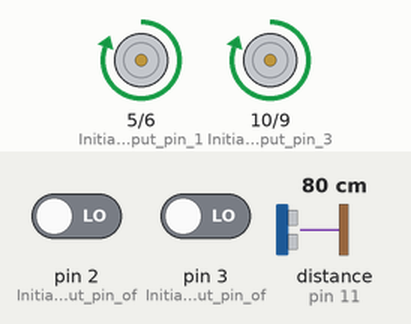
Bench run of a sketch on a simulated Arduino Uno, built with avr-gcc and run on an emulated ATmega328P. Shown: motor-driver pin pairs drawn as motors (green arrow = first pin HIGH = forward, orange = second pin HIGH = backward, longer = more drive). The inputs (shaded band) are chosen by the test bench; at power-on: pin 2 (Initializing_input_pin_of) LOW, pin 3 (Initializing_input_pin_of) LOW, distance to the obstacle (sensor on pin 11) 80 cm. The echo pulse lasts 58.3 µs per cm; what the sketch prints to the serial monitor is not drawn.

Above: at 1.2 s.
1.3 s: pin 2 (Initializing_input_pin_of) driven HIGH
At 2.2 s:
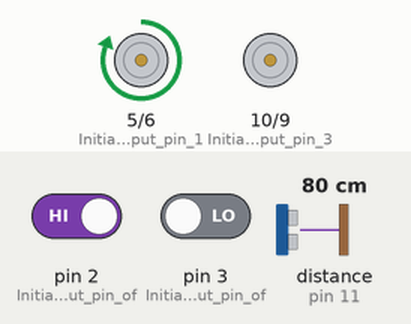
2.8 s: pin 2 (Initializing_input_pin_of) driven LOW
At 3.7 s:
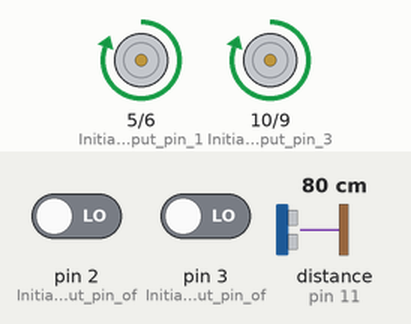
4.6 s: pin 3 (Initializing_input_pin_of) driven HIGH
At 5.6 s:
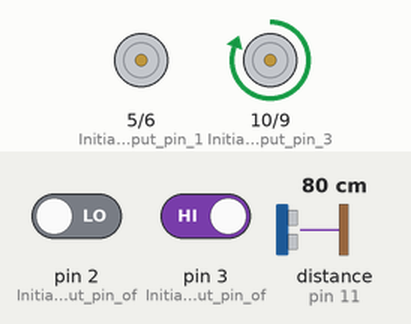
6.1 s: pin 3 (Initializing_input_pin_of) driven LOW
At 7.1 s:
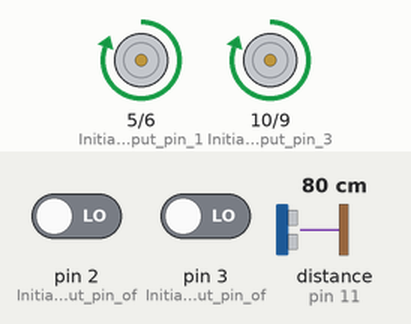
Timing chart, 0 to 8.9 s (numbered marks = the images above; inputs shaded):
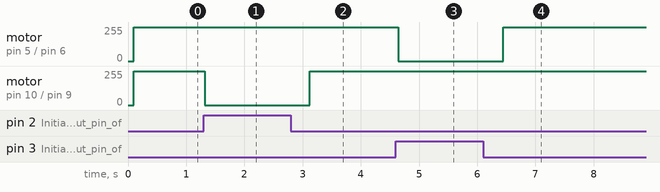

Measured:
- after the input at 1.3 s, motor on pin 10 (Initializing_output_pin_3) / pin 9 (Initializing_output_pin_4): forward 255/255 → stopped at once
- after the input at 2.8 s, motor on pin 10 (Initializing_output_pin_3) / pin 9 (Initializing_output_pin_4): stopped → forward 255/255 after 0.32 s
- after the input at 4.6 s, motor on pin 5 (Initializing_output_pin_1) / pin 6 (Initializing_output_pin_2): forward 255/255 → stopped at once
- after the input at 6.1 s, motor on pin 5 (Initializing_output_pin_1) / pin 6 (Initializing_output_pin_2): stopped → forward 255/255 after 0.35 s

The sketch:

my_robot1.ino
```cpp
#include <NewPing.h> //Header Library for ultrasonic sensor
int x,y,t1=0,t2=0; //Declaring variables
unsigned int D;
NewPing sonar(12,11,10); //Initializing ultrasonic sensor, Syntax is NewPing sonar(TriggPin, EchoPin, Maxdistance);
void setup()
{
 pinMode(2,INPUT); //Initializing input pin of Infrared sensor 1
 pinMode(3,INPUT); //Initializing input pin of Infrared sensor 2
 pinMode(5,OUTPUT); //Initializing output pin 1 of motor driver
 pinMode(10,OUTPUT); //Initializing output pin 3 of motor driver
 pinMode(6,OUTPUT); //Initializing output pin 2 of motor driver
 pinMode(9,OUTPUT); //Initializing output pin 4 of motor driver
 Serial.begin(9600);
 }
 void loop() {
  unsigned int distance =sonar.ping_cm();
  Serial.println(distance);
  Serial.println("cm");
  delay(100);
 x=digitalRead(2); //Read value of Infrared sensor 1
 y=digitalRead(3); //Read value of Infrared sensor 2
 if((x==1)&&(y==1)) { //If no IR sensor reads black line at any side then move forward
 D=sonar.ping_cm(); //Check reading of ultrasonic sensor in cm
 digitalWrite(5,HIGH); //left motor clockwise
 digitalWrite(10,HIGH); //right motor clockwise, moving forward
 digitalWrite(6,LOW);
 digitalWrite(9,LOW);
 t1=0;
 t2=0;
 if(D!=0) {
  //If ultrasonic sensor reads an obstruction in the vicinity of max distance then stop robot
 digitalWrite(5,LOW); //stop motors, stop moving
 digitalWrite(10,LOW);
 digitalWrite(6,LOW);
 digitalWrite(9,LOW);
 delay(1000); } } //Delay of 1 second
 else if((x==1)&&(y==0)) { //If left IR sensor reads black line then turn robot to right
 if(t1>=20) {
 digitalWrite(5,LOW); //If the robot is stuck while moving right then move robot back for 0.5 seconds and move robot right for 1 second
 digitalWrite(10,LOW);
 digitalWrite(6,HIGH); //left motor anticlockwise
 digitalWrite(9,HIGH); //right motor anticlockwise, moving backward when stuck
 delay(500);
 digitalWrite(5,HIGH); //left motor clockwise, turning right
 digitalWrite(10,LOW);
 digitalWrite(6,LOW);
 digitalWrite(9,LOW);
 delay(1000); }
 else {
 digitalWrite(5,HIGH); //left motor clockwise, turning right
 digitalWrite(10,LOW);
 digitalWrite(6,LOW);
 digitalWrite(9,LOW);
 delay(500);
 t1+=1; } }
 else if((x==0)&&(y==1)) {
  //If left IR sensor reads black line then move the robot left
 if(t2>=20) {
  //If the robot is stuck while moving left then move robot back for 0.5 seconds and move robot left for 1 second.
 digitalWrite(5,LOW);
 digitalWrite(10,LOW);
 digitalWrite(6,HIGH); //left motor anticlockwise
 digitalWrite(9,HIGH); //right motor anticlockwise, moving backward when stuck
 delay(500);
 digitalWrite(5,LOW);
 digitalWrite(10,HIGH); //right motor clockwise, turning left
 digitalWrite(6,LOW);
 digitalWrite(9,LOW);
 delay(1000); }
 else {
 digitalWrite(5,LOW);
 digitalWrite(10,HIGH); //right motor clockwise, turning left
 digitalWrite(6,LOW);
 digitalWrite(9,LOW);
 delay(500);
 t2+=1; } }
 else if((x==0)&&(y==0)) {
  //If the two IR sensor reads black line at both sides then the robot moves forward
 digitalWrite(5,HIGH); //left motor clockwise
 digitalWrite(10,HIGH); //right motor clockwise, moving forward
 digitalWrite(6,LOW);
 digitalWrite(9,LOW);
 t1=0;
 t2=0; } }
```
